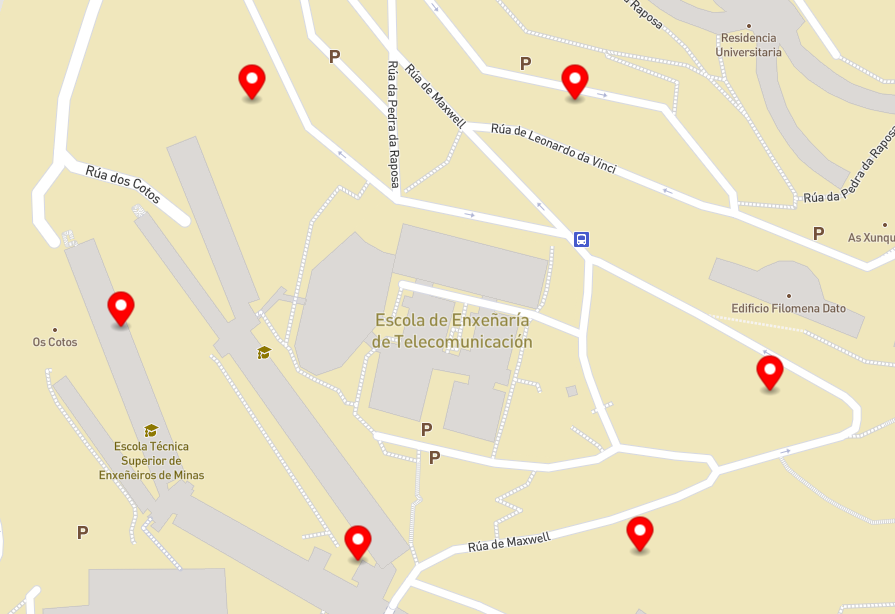
#> input picture mapa.png, 895 x 614 px
$ python heatmap.py
#> lines starting #> are read from the running program, lines starting #| are printed output that depends on the picture
import matplotlib.pyplot as plt
import numpy as np
from matplotlib.image import imread

# Cargar la imagen del mapa
map_image = imread('mapa.png')
#> map_image is the input picture: shape (614, 895, 4) float32; mean R, G, B, A 0.922, 0.889, 0.769, 1

# Datos de ejemplo para el heatmap
data = np.random.rand(10, 10)

# Crear el heatmap
plt.imshow(map_image, extent=[0, 10, 0, 10])  # Mostrar la imagen del mapa
plt.imshow(data, cmap='hot', alpha=0.5, interpolation='nearest', extent=[0, 10, 0, 10])  # Mostrar el heatmap

# Ajustar la escala de los ejes
plt.xlim(0, 10)
plt.ylim(0, 10)

# Añadir barra de color
plt.colorbar()

# Mostrar el resultado
plt.show()
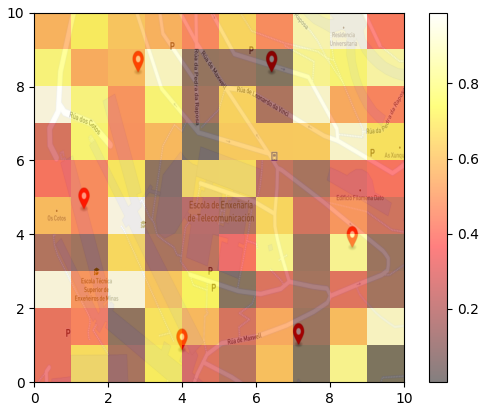
#> figure drawn by matplotlib, 2 panels
